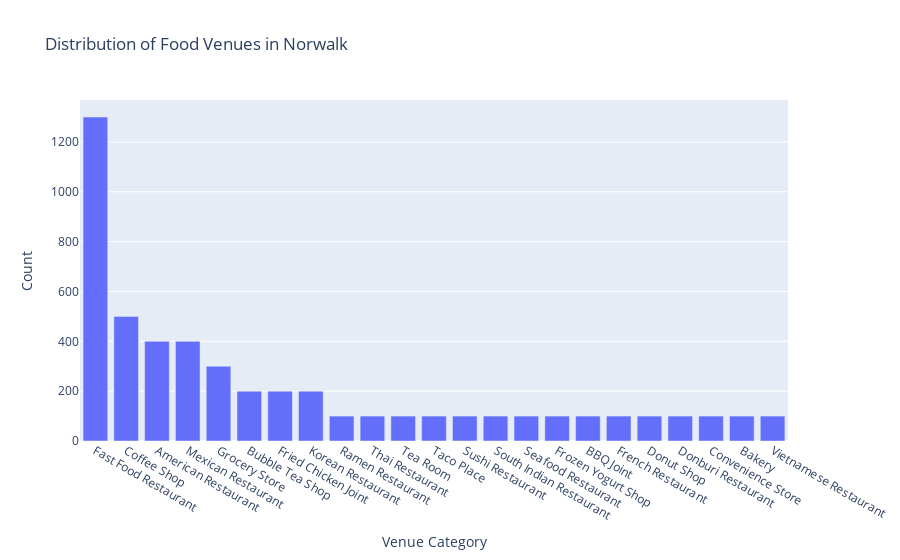

The notebook cell saved with this chart:
### Code cell
import plotly.express as px
fig = px.bar(df_sorted, x="Venue Category", y="Count", title='Distribution of Food Venues in Norwalk')
fig.show()

### Figure 1 — Plotly figure (JSON) as saved in the notebook; plotly's stock layout.template omitted (floating-point values rounded to 4 significant figures)
{"data": [{"alignmentgroup": "True", "hovertemplate": "Venue Category=%{x}<br>Count=%{y}<extra></extra>", "legendgroup": "", "marker": {"color": "#636efa"}, "name": "", "offsetgroup": "", "orientation": "v", "showlegend": false, "textposition": "auto", "type": "bar", "x": ["Fast Food Restaurant", "Coffee Shop", "American Restaurant", "Mexican Restaurant", "Grocery Store", "Bubble Tea Shop", "Fried Chicken Joint", "Korean Restaurant", "Ramen Restaurant", "Thai Restaurant", "Tea Room", "Taco Place", "Sushi Restaurant", "South Indian Restaurant", "Seafood Restaurant", "Frozen Yogurt Shop", "BBQ Joint", "French Restaurant", "Donut Shop", "Donburi Restaurant", "Convenience Store", "Bakery", "Vietnamese Restaurant"], "xaxis": "x", "y": [1300, 500, 400, 400, 300, 200, 200, 200, 100, 100, 100, 100, 100, 100, 100, 100, 100, 100, 100, 100, 100, 100, 100], "yaxis": "y"}], "layout": {"barmode": "relative", "legend": {"tracegroupgap": 0}, "title": {"text": "Distribution of Food Venues in Norwalk"}, "xaxis": {"anchor": "y", "domain": [0.0, 1.0], "title": {"text": "Venue Category"}}, "yaxis": {"anchor": "x", "domain": [0.0, 1.0], "title": {"text": "Count"}}}}
